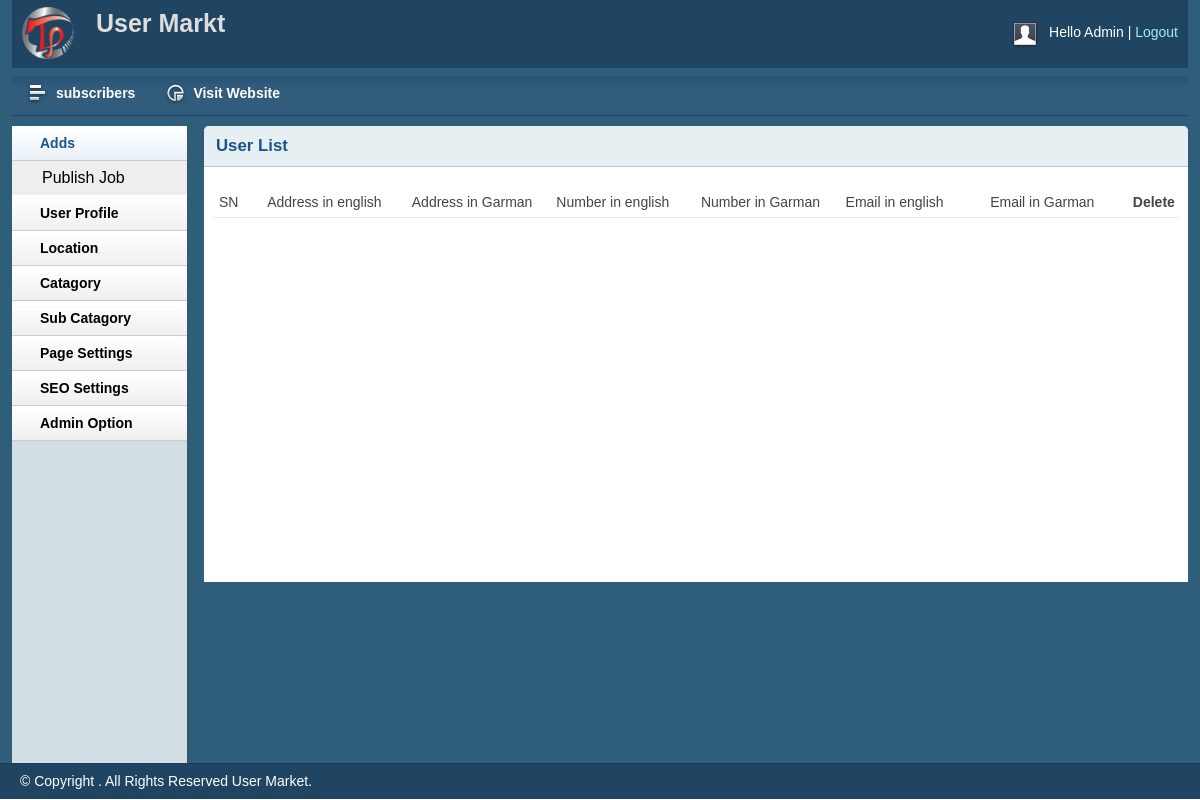
/admin/view-contact-info.php (signed in), run on an earlier commit of the app's database.
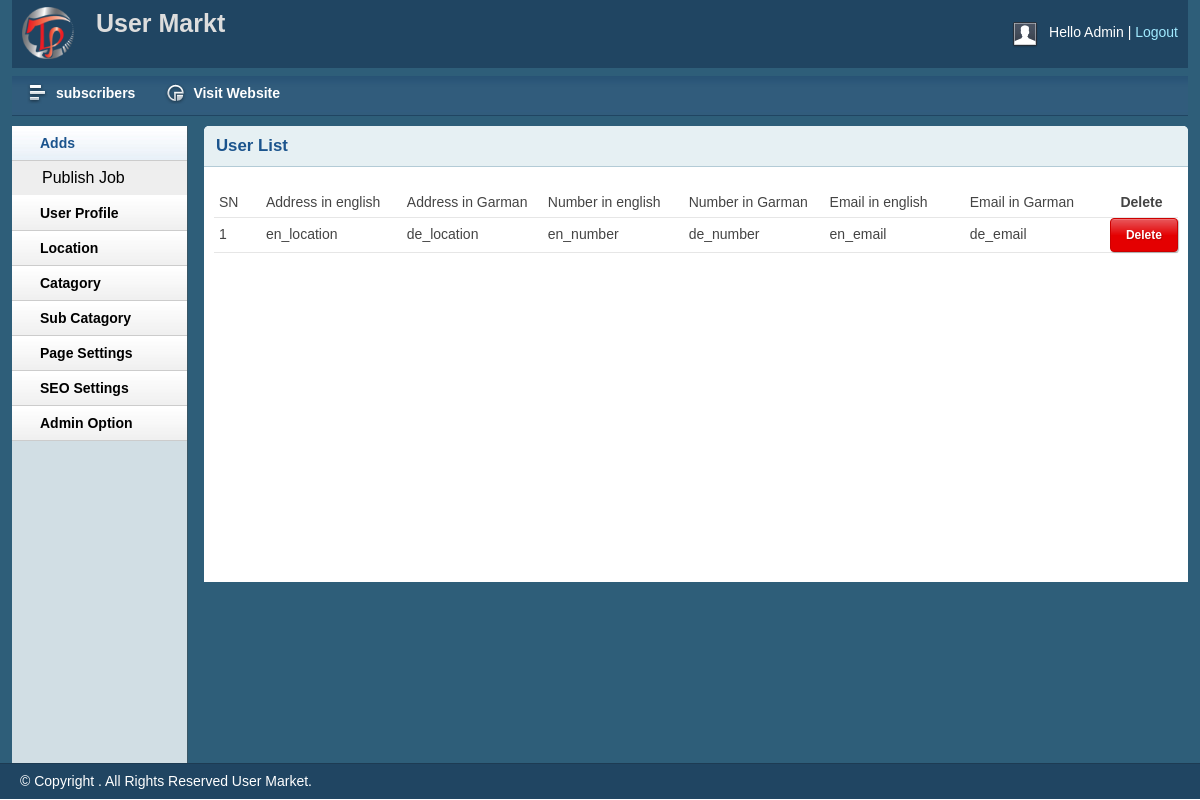
And on a later commit of the database.
### tables this page shows
CREATE TABLE `contact_info` (
  `id` int(11) NOT NULL,
  `en_location` varchar(110) NOT NULL,
  `de_location` varchar(110) NOT NULL,
  `en_number` varchar(110) NOT NULL,
  `de_number` varchar(110) NOT NULL,
  `en_email` varchar(110) NOT NULL,
  `de_email` varchar(110) NOT NULL
);

### lib/view.php (called while the page is built, shortened)
<?php
Class Database{
	public $host   = DB_HOST;
	public $user   = DB_USER;
	public $pass   = DB_PASS;
	public $dbname = DB_NAME;
	public $link;
	private function connectDB(){
	$this->link = new mysqli($this->host, $this->user, $this->pass, $this->dbname);
 }
	public function select($query){
		$result = $this->link->query($query) or die($this->link->error.__LINE__);
		if($result->num_rows > 0){
			return $result;
		} else {
			return false;
		}
	}
}

### admin/view-contact-info.php (the view, shortened to what this page needs)
<?php include 'inc/hader.php'; ?>
<?php include 'inc/saidber.php'; ?>
 <div class="grid_10">
            <div class="box round first grid">
                <h2>User List</h2>
                <div class="block">
                    <table class="data display datatable" id="example">
                    <thead>
                        <tr class="odd gradeX">
                            <td width="5%">SN</td>
                            <td width="15%">Address in english</td>
                            <td width="15%">Address in Garman</td>
                            <td width="15%">Number in english</td>
                            <td width="15%">Number in Garman</td>
                            <td width="15%">Email in english</td>
                            <td width="15%">Email in Garman</td>
                            <th width="5%">Delete</th>
                        </tr>
                    </thead>
                    <tbody>
                        <?php
                        $query = "select * from contact_info order by id desc";
                        $contact = $db->select($query);
                        if ($contact) {
                            $i=0;
                        while ($result= $contact -> fetch_assoc()) {
                            $i++;
                    ?>
                        <tr class="even gradeC">
                            <td><?php echo $i;  ?></td>
                            <td><?php echo $result['en_location']; ?></td>
                            <td><?php echo $result['de_location']; ?></td>
                            <td><?php echo $result['en_number']; ?></td>
                            <td><?php echo $result['de_number']; ?></td>
                            <td><?php echo $result['en_email']; ?></td>
                            <td><?php echo $result['de_email']; ?></td>
                            <td><a class="btn btn-red CoustRead02 " onclick="return confirm('Are you sure to DELETE!');"
                         href="?delid=<?php echo $result['id']; ?>  ">Delete</a></td>
                        </tr>
                        <?php  }} ?>
                    </tbody>
                </table>
               </div>
            </div>
        </div>
<?php include 'inc/foter.php'; ?>

What changed in the data, as far as the page shows it:
added contact_info: en_location "en_location", de_location "de_location", en_number "en_number", de_number "de_number", en_email "en_email", de_email "de_email"
